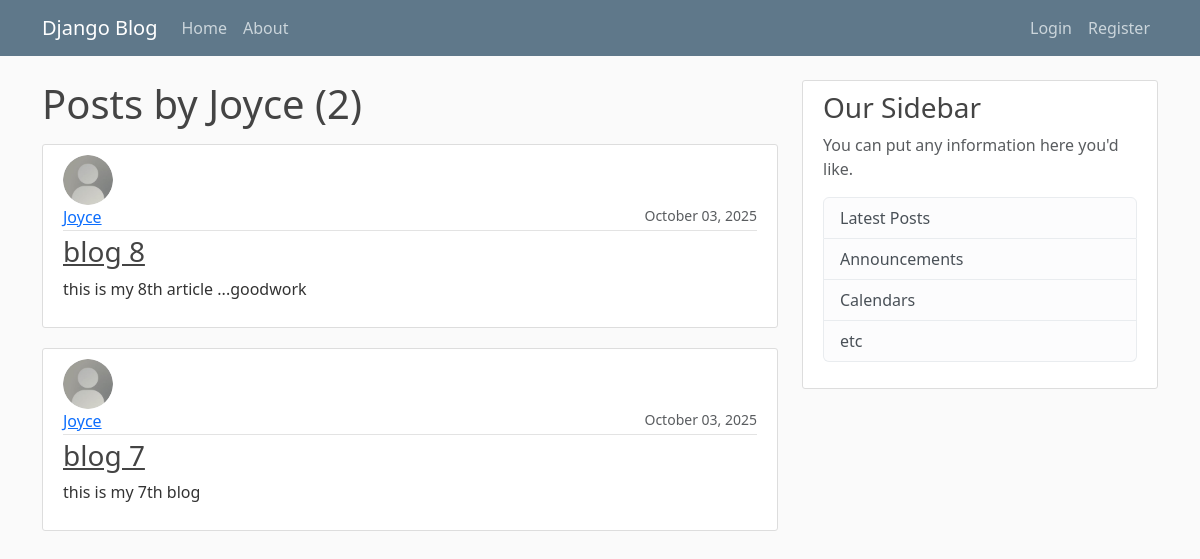
Page /user/Joyce/ on the committed database.
### blogs/models.py (models this page shows, shortened)
class Post(models.Model):
    title = models.CharField(max_length=100)
    content = models.TextField()
    date_posted = models.DateTimeField(default=timezone.now)
    author = models.ForeignKey(User, on_delete=models.CASCADE)

### users/models.py (models this page shows, shortened)
class Profile(models.Model):
    user = models.OneToOneField(User, on_delete=models.CASCADE)
    image = models.ImageField(default='default.jpg', upload_to='profile_pics')

### blogs/views.py (the view)
# urls.py: path('user/<str:username>/', UserPostListView.as_view(), name="user-posts"),
class UserPostListView(ListView):
    model = Post
    template_name = 'blogs/user_posts.html'
    context_object_name = 'posts'
    paginate_by = 3
    def get_queryset(self):
        user = get_object_or_404(User, username=self.kwargs.get('username'))
        return Post.objects.filter(author=user).order_by('-date_posted')

### blogs/templates/blogs/user_posts.html (shortened to what this page needs)
{% extends 'blogs/main.html' %}
{% block content %}
<h1 class="mb-3">Posts by {{view.kwargs.username}} ({{page_obj.paginator.count}})</h1>
{% for post in posts %}
<article class="media content-section">
    <img class="rounded-circle article-img align-self-start" src="{{post.author.profile.image.url}}">
    <div class="media-body">
        <div class="article-metadata d-flex justify-content-between">
            <a class="mr-2" href="{% url 'user-posts' post.author.username %}">{{ post.author }}</a>
            <small class="text-muted">{{ post.date_posted |date:"F d, Y" }}</small>
        </div>
        <h3><a class="article-title" href="{% url 'post' post.id %}">{{ post.title }}</a></h3>
        <p class="article-content">{{ post.content }}</p>
    </div>
</article>
{% endfor %}
{% endblock content %}

### blogs/static/blogs/main.css (style rules this page uses)
body { background: #fafafa; color: #333333; margin-top: 5rem; }
h1, h2, h3, h4, h5, h6 { color: #444444; }
.content-section { background: #ffffff; padding: 10px 20px; border: 1px solid #dddddd; border-radius: 3px; margin-bottom: 20px; }
.article-title { color: #444444; }
.article-content { white-space: pre-line; }
.article-img { height: 65px; width: 65px; margin-right: 16px; }
.article-metadata { padding-bottom: 1px; margin-bottom: 4px; border-bottom: 1px solid #e3e3e3 }

### blogs/templates/blogs/user_posts.html (style rules this page uses)
.rounded-circle.article-img { width: 50px; height: 50px; object-fit: cover; border-radius: 50%; margin-right: 15px; }

### rows in the picture
Post: author.profile.image (placeholder picture), author "Joyce", date_posted "October 03, 2025", title "blog 8", content "this is my 8th article ...goodwork"
Post: author.profile.image (placeholder picture), author "Joyce", date_posted "October 03, 2025", title "blog 7", content "this is my 7th blog"

### other values in the picture
{{ view.kwargs.username }} "Joyce"
{{ page_obj.paginator.count }} "2"
